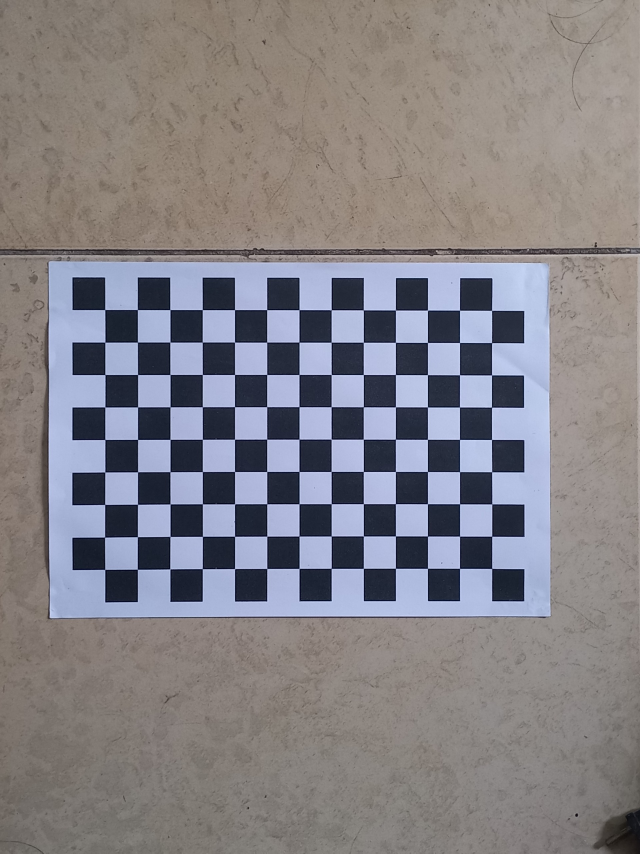
#> input picture source/calib/2.jpg, 1920 x 2560 px, found by its file name (shown at 1/3 size)
$ jupyter execute calibration.ipynb
#> lines starting #> are read from the running program, lines starting #| are printed output that depends on the picture; after the words box and inside, x2 and y2 are one past the last pixel; in counts of white or black regions, pixels touching at a corner belong together; long printed decimals are rounded
# Calibration

[cell 1]
import numpy as np
import cv2 as cv
import glob
import matplotlib.pyplot as plt
import sys

[cell 2]
img = cv.imread('C:\\Users\\ThuyLe\\Desktop\\Camera-Calibration-Release\\Camera-Calibration-Release\\calib\\2.jpg')
#> img is the input picture: shape (2560, 1920, 3); mean B, G, R 133.5, 129.3, 132.5

[cell 3]
plt.figure()
plt.imshow(cv.cvtColor(img, cv.COLOR_BGR2RGB))
plt.title('Background')
plt.show()

## 1. Tính toán các hệ số của máy ảnh

[cell 4]
criteria = (cv.TERM_CRITERIA_EPS + cv.TERM_CRITERIA_MAX_ITER, 30, 0.001)
# cv.TERM_CRITERIA_EPS: Kết thúc sau một số lượng lặp với sai số (epsilon) đã được đặt.
# cv.TERM_CRITERIA_MAX_ITER: Kết thúc sau một số lượng lặp tối đa.
# 30: Số lượng lặp tối đa.
# 0.001: Sai số (epsilon) cho việc dừng.
objp = np.zeros((9*13,3), np.float32)
objp[:,:2] = np.mgrid[0:8:9j,0:12:13j].T.reshape(-1,2)
size_of_chessboard_squares_mm = 17.5
objp = objp * size_of_chessboard_squares_mm

objpoints = [] # Điểm tọa độ 3D
imgpoints = [] # Điểm ảnh
images = glob.glob('C:\\Users\\ThuyLe\\Desktop\\Camera-Calibration-Release\\Camera-Calibration-Release\\calib\\2.jpg')
for fname in images:
    img = cv.imread(fname)
    gray = cv.cvtColor(img, cv.COLOR_BGR2GRAY)
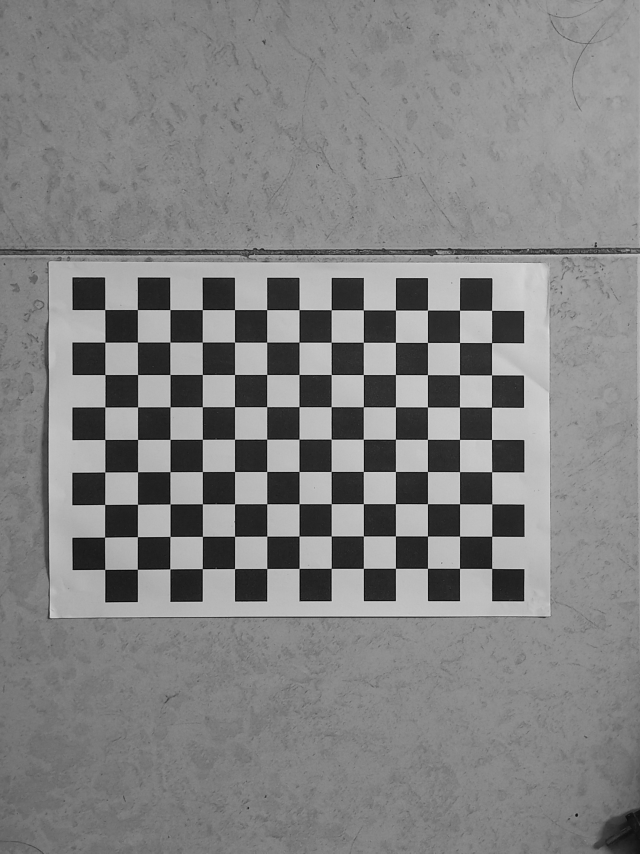
#> gray: shape (2560, 1920) (shown at 1/3 size); min 2, max 231, mean 130.8
    # Tìm các góc trên chessboard
    ret, corners = cv.findChessboardCorners(gray, (9,13), None)
#> ret = True; corners = 117 rows, first 8: [1475.6, 931.9], [1476.1, 1028.8], [1475.6, 1125.8], [1476.1, 1222.7], [1475.7, 1319.3], [1475.6, 1416.6], [1476.8, 1512.8], [1476.4, 1609.5]

    if ret == True:
        objpoints.append(objp)
        corners2 = cv.cornerSubPix(gray,corners, (11,11), (-1,-1), criteria) # làm mịn các góc
#> corners2 = 117 rows, first 8: [1475.9, 932], [1475.9, 1028.7], [1475.8, 1125.7], [1475.7, 1222.4], [1475.7, 1319.3], [1476.1, 1416.3], [1476.6, 1512.7], [1476.3, 1609.5]
        imgpoints.append(corners2)

        cv.drawChessboardCorners(img, (9,13), corners2, ret)
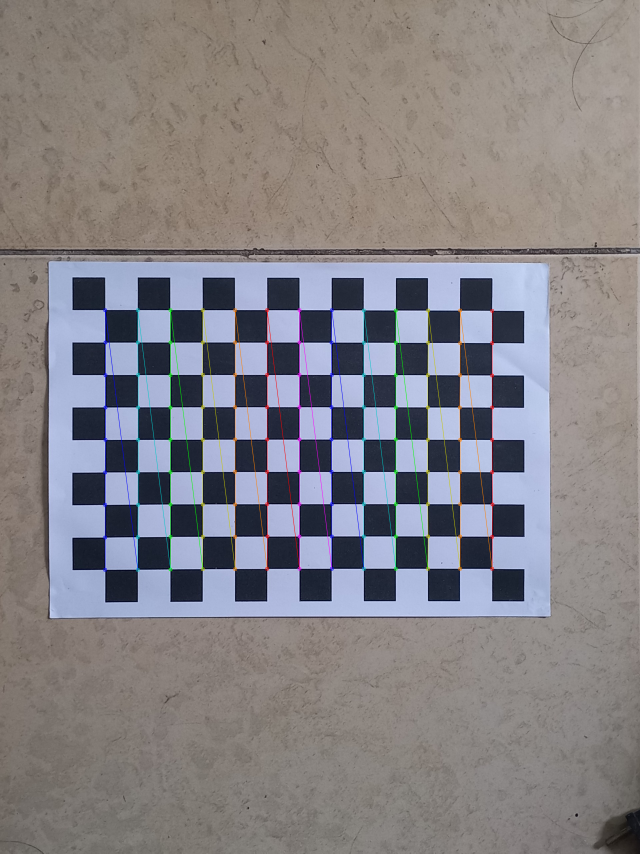
#> img: shape (2560, 1920, 3) (shown at 1/3 size); mean B, G, R 133.2, 129.4, 132.6
        #cv.drawChessboardCorners(img, (9,13), corners2, patternWasFound=True)
        plt.figure()
        plt.imshow(cv.cvtColor(img, cv.COLOR_BGR2RGB))
        plt.title('Corners')
        plt.show()

[cell 5]
ret, mtx, dist, rvecs, tvecs = cv.calibrateCamera(objpoints, imgpoints, gray.shape[::-1], None, None)
#> ret = 0.334; mtx = [[13408.8, 0, 982.7], [0, 13519.5, 1245.9], [0, 0, 1]]; dist = [[-0.436, 397.4, 0.0328, -0.0275, 2.16]]; rvecs = ([0.0746, -0.0592, 1.57],); tvecs = ([89.64, -56.69, 2426.1],)
print("camera matrix: ")
print(mtx)
#| [[1.34087794e+04 0.00000000e+00 9.82726585e+02]
#|  [0.00000000e+00 1.35195477e+04 1.24586649e+03]
#|  [0.00000000e+00 0.00000000e+00 1.00000000e+00]]
print("distortion: ")
print(dist)
#| [[-4.35541818e-01  3.97425452e+02  3.28134994e-02 -2.74690223e-02
#|    2.15905808e+00]]
print("rvecs: ")
print(rvecs)
#| (array([[ 0.07457],
#|        [-0.05924],
#|        [ 1.570]]),)
print("tvecs: ")
print(tvecs)
#| (array([[  89.643 ],
#|        [ -56.689],
#|        [2426.137]]),)

## 2. Tính góc quay theta từ vector quay R

[cell 6]
def rodrigues_vec_to_rotation_mat(rodrigues_vec):
    #tính góc quay theta từ vector quay R
    theta = np.linalg.norm(rodrigues_vec)
#> theta = 1.57
    if theta < sys.float_info.epsilon:
        rotation_mat = np.eye(3, dtype=float) # góc quay = 0 thì lấy ma trận đơn vị
    else:
        r = rodrigues_vec / theta # chuẩn hóa vecto quay R để lấy trục quay r
#> r = [0.0474, -0.0377, 0.998]
        I = np.eye(3, dtype=float) # ma trận đơn vị
        r_rT = np.array([
            [r[0]*r[0], r[0]*r[1], r[0]*r[2]],
            [r[1]*r[0], r[1]*r[1], r[1]*r[2]],
            [r[2]*r[0], r[2]*r[1], r[2]*r[2]]
        ]).reshape(3,3)
#> r_rT = [[0.00225, -0.00179, 0.0473], [-0.00179, 0.00142, -0.0376], [0.0473, -0.0376, 0.996]]
        r_cross = np.array([
            [0*r[0], -r[2], r[1]],
            [r[2], 0*r[0], -r[0]],
            [-r[1], r[0], 0*r[0]]
        ]).reshape(3,3)
#> r_cross = [[0, -0.998, -0.0377], [0.998, 0, -0.0474], [0.0377, 0.0474, 0]]
        print(I.shape, r.shape, r_rT.shape, r_cross.shape)
#| (3, 3) (3, 1) (3, 3) (3, 3)
        rotation_mat = np.cos(theta) * I + (1 - np.cos(theta)) * r_rT + np.sin(theta) * r_cross
#> rotation_mat = [[0.000348, -1, 0.00976], [0.996, -0.000483, -0.0851], [0.0851, 0.00975, 0.996]]
    return rotation_mat

## ma trận xoay R

[cell 7]
rotation = rodrigues_vec_to_rotation_mat(rvecs[0])
#> rotation has the same summary as rotation_mat in rodrigues_vec_to_rotation_mat
print('Ma trận xoay R: ')
print(rotation)
#| [[ 3.47825105e-04 -9.99952356e-01  9.75525344e-03]
#|  [ 9.96373636e-01 -4.83478453e-04 -8.50843279e-02]
#|  [ 8.50849906e-02  9.74947181e-03  9.96325997e-01]]

## 3. Test cường độ màu sắc trên từng khu vực image để tìm ra khoảng của object

[cell 8]
import cv2
import numpy as np

# Đọc ảnh
image = cv2.imread('data_input\9.jpg')
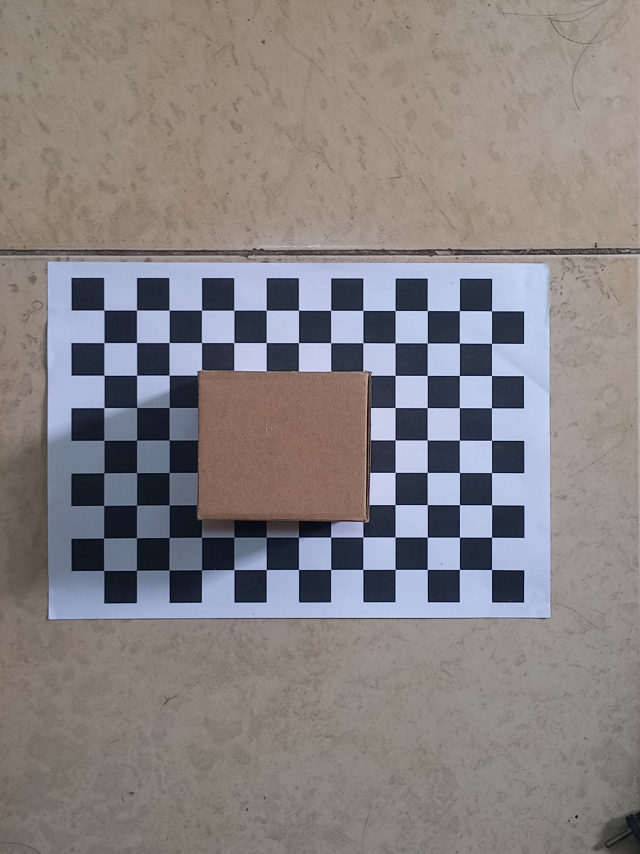
#> input picture source/data_input/9.jpg, 1920 x 2560 px, found by its file name (shown at 1/3 size)
#> image is the input picture: shape (2560, 1920, 3); mean B, G, R 130.1, 129.5, 134.9
x, y, w, h = 600, 1300, 400, 400

# Trích xuất vùng quan tâm từ ma trận màu
object_region = image[y:y+h, x:x+w]
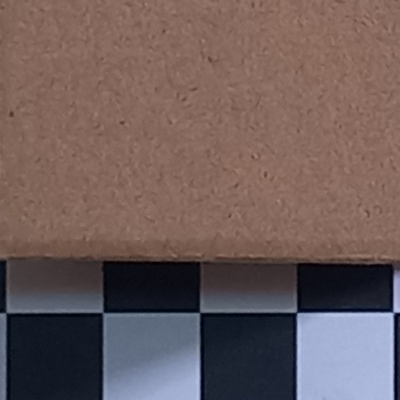
#> object_region: shape (400, 400, 3); mean B, G, R 91.1, 92.7, 110.2
plt.imshow(cv2.cvtColor(object_region, cv2.COLOR_BGR2RGB))
plt.title('Object Region')
plt.show()
# Hiển thị ma trận màu của vùng quan tâm
print("Color Matrix of the Object Region:")
print(object_region)
#> (printed output is left out)
# Hiển thị ma trận màu của ảnh
print("Color Matrix of the Image:")
print(image)
#> (printed output is left out)

## Bounding Box and find Center object

[cell 9]
import cv2
import numpy as np
import matplotlib.pyplot as plt

# Đọc ảnh
image = cv2.imread('data_input\9.jpg')

# Ngưỡng màu để xác định vật trên bàn cờ, được chọn phụ thuộc vào màu của vật đã được tính toán ở trên
lower_threshold = np.array([70, 80, 110], dtype=np.uint8)
upper_threshold = np.array([100, 120, 140], dtype=np.uint8)

# Tạo mask
mask = cv2.inRange(image, lower_threshold, upper_threshold)
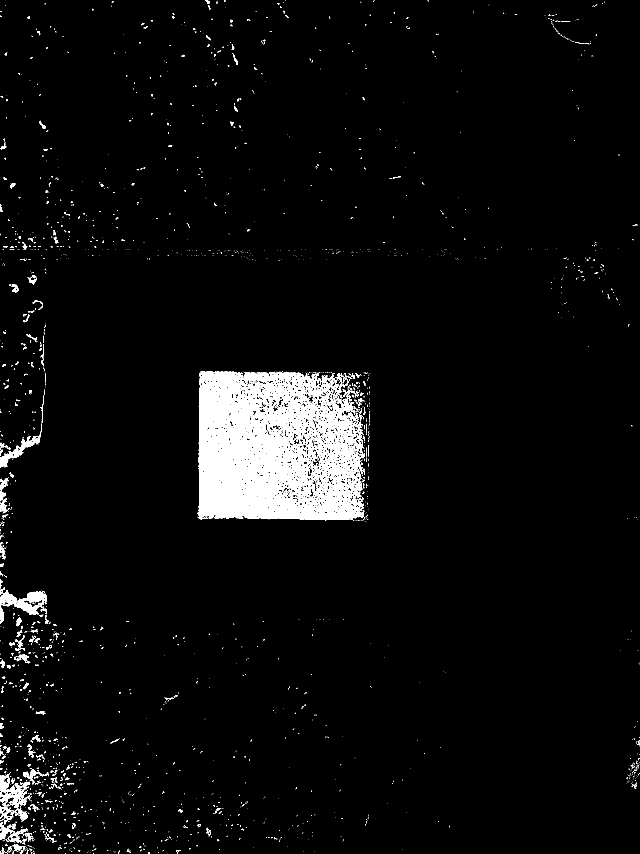
#> mask: shape (2560, 1920) (shown at 1/3 size); 4.2% white; 2368 white regions (2090 under 20 px)

# Tìm contours trong mask
contours, _ = cv2.findContours(mask, cv2.RETR_EXTERNAL, cv2.CHAIN_APPROX_SIMPLE)
#> contours = 2318 contours, 2145 with area under 20; largest, box (x1, y1, x2, y2) and area: (593, 1114, 1093, 1562) 199966, (0, 1770, 141, 1872) 4786, (0, 2345, 93, 2424) 3280, (0, 1270, 126, 1403) 2598, (0, 2467, 83, 2530) 1690

# Tìm bounding box có diện tích lớn nhất
max_area = 0
max_box = None
for cnt in contours:
    area = cv2.contourArea(cnt)
    if area > max_area:
        max_area = area
        max_box = cv2.boundingRect(cnt)
#> this loop made 2318 passes
#> (area, max_area, max_box) on passes 35, 81, 94, 274, 518, 1098, 1470: (33.5, 33.5, (529, 2550, 14, 10)), (118.5, 118.5, (21, 2538, 14, 19)), (258, 258, (38, 2533, 38, 22)), (1690, 1690, (0, 2467, 83, 63)), (3280.5, 3280.5, (0, 2345, 93, 79)), (4786.5, 4786.5, (0, 1770, 141, 102)), (199965.5, 199965.5, (593, 1114, 500, 448))
#> after the loop, max_area = 199965.5
center_point = []
if max_box is not None:
    x, y, w, h = max_box
#> x = 593; y = 1114; w = 500; h = 448

    # Tính tâm của bounding box
    center_x = x + w // 2
#> center_x = 843
    center_y = y + h // 2
#> center_y = 1338
    print(f'Tâm của vật có tọa độ pixel: ({center_x}, {center_y})')
#| Tâm của vật có tọa độ pixel: (843, 1338)
    center_point = np.array([center_x, center_y, 1])
#> center_point = [843, 1338, 1]
    # Vẽ bounding box và tâm lên ảnh
    image_with_max_bounding_box = cv2.rectangle(image.copy(), (x, y), (x + w, y + h), (0, 255, 0), 2)
    image_with_center = cv2.circle(image_with_max_bounding_box, (center_x, center_y), 10, (0, 0, 255), -1)

    # Hiển thị ảnh với bounding box và tâm
    plt.imshow(cv2.cvtColor(image_with_center, cv2.COLOR_BGR2RGB))
    plt.title('Bounding Box Object')
    plt.show()
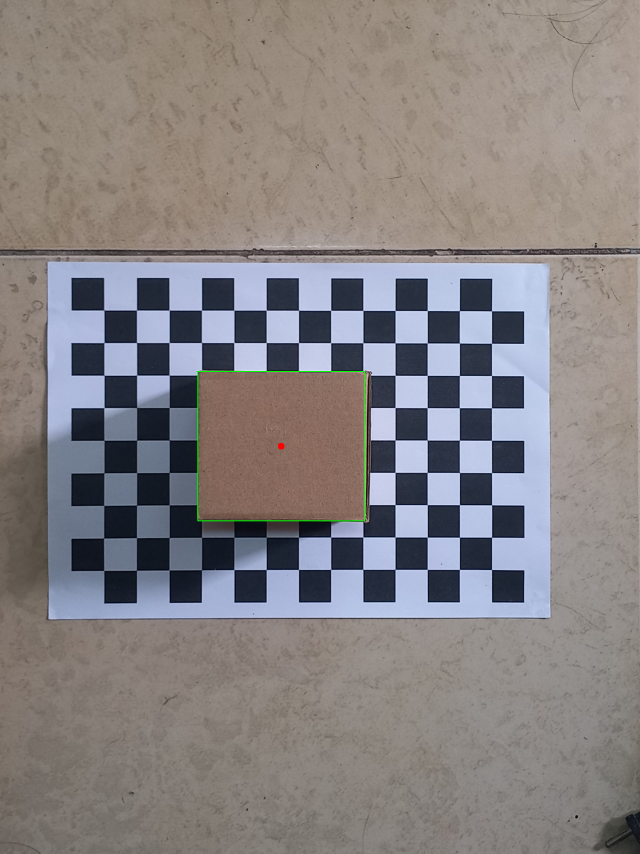
#> shown: shape (2560, 1920, 3) (shown at 1/3 size); mean R, G, B 134.8, 129.7, 130

[cell 10]
print(center_point)
#| [ 843 1338    1]

### convert cách 1

[cell 11]
# Tính ma trận nghịch đảo của ma trận camera (Ma trận camera được chuyển đổi từ hệ tọa độ thế giới thực sang tọa độ ảnh)
# mtx là ma trận thông số của camera
inv_mtx = np.linalg.inv(mtx) # tính ma trận nghịch đảo để tìm ra ma tọa độ hệ camera
#> inv_mtx = [[7.46e-05, 0, -0.0733], [0, 7.4e-05, -0.0922], [0, 0, 1]]
inv_R = np.linalg.inv(rotation) # ma trận nghịch đảo của ma trận R
#> inv_R = [[0.000348, 0.996, 0.0851], [-1, -0.000483, 0.00975], [0.00976, -0.0851, 0.996]]
# Convert image point to normalized coordinates
xyz_camera = inv_mtx.dot(center_point.T.reshape(3,1))
#> xyz_camera = [-0.0104, 0.00681, 1]
print(xyz_camera)
#| [[-0.01042]
#|  [ 0.006815]
#|  [ 1.        ]]
# .dot: thực hiện phép nhân ma trận để tìm hệ tọa độ vật ở camera: mtx^-1 . [u v 1]^T
# biến đổi tọa độ pixcel của điểm center từ image sang tọa độ camera
# Tọa độ của vật trên hệ thực được tính thông qua công thức: Xc = R.Xw + t --> Xw = R^-1. (Xc - t)
xyz_c2 = xyz_camera - tvecs[0] #tvecs[0] là vector tịnh tieesn trong camera
#> xyz_c2 = [-89.65, 56.7, -2425.1]
xyz_real = inv_R.dot(xyz_c2) # tọa độ thực của ảnh
#> xyz_real = [-149.9, 65.98, -2421.9]
print('vecto tịnh tiến của camera: ', tvecs[0])
#| vecto tịnh tiến của camera:  [[  89.643 ]
#|  [ -56.689]
#|  [2426.137]]
print('Ma trận nghịch đảo của ma trận thông số nội tại: ')
print(inv_mtx)
#| [[ 7.45780035e-05  0.00000000e+00 -7.32897866e-02]
#|  [ 0.00000000e+00  7.39669714e-05 -9.21529707e-02]
#|  [ 0.00000000e+00  0.00000000e+00  1.00000000e+00]]
print('Ma trận nghịch đảo của ma trận xoay R: ')
print(inv_R)
#| [[ 3.47825105e-04  9.96373636e-01  8.50849906e-02]
#|  [-9.99952356e-01 -4.83478453e-04  9.74947181e-03]
#|  [ 9.75525344e-03 -8.50843279e-02  9.96325997e-01]]
print('xyz_camera', xyz_camera)
#| xyz_camera [[-0.01042]
#|  [ 0.006815]
#|  [ 1.        ]]
print('tvec[0]: ', tvecs[0])
#| tvec[0]:  [[  89.643 ]
#|  [ -56.689]
#|  [2426.137]]
print('Tọa_c2: ', xyz_c2)
#| Tọa_c2:  [[  -89.654]
#|  [   56.696]
#|  [-2425.137]]
print("Real-world coordinates (x, y, z=3):", xyz_real)
#| Real-world coordinates (x, y, z=3): [[ -149.884]
#|  [   65.978]
#|  [-2421.926]]

### Convert cách 2 (ứng dụng đc cho trường hợp ngược lại)

[cell 12]
# [8 lines of commented-out code are left out]
M_ext = np.hstack((rotation, tvecs[0].reshape(-1,1)))
#> M_ext = [[0.000348, -1, 0.00976, 89.64], [0.996, -0.000483, -0.0851, -56.69], [0.0851, 0.00975, 0.996, 2426.1]]
new_row = np.array([0, 0, 0, 1])
M_ext = np.vstack((M_ext, new_row))
#> M_ext = [[0.000348, -1, 0.00976, 89.64], [0.996, -0.000483, -0.0851, -56.69], [0.0851, 0.00975, 0.996, 2426.1], [0, 0, 0, 1]]
print('Ma trận ngoài camera nhưng được đồng nhất: ')
print(M_ext)
#| [[ 3.47825105e-04 -9.99952356e-01  9.75525344e-03  8.96432025e+01]
#|  [ 9.96373636e-01 -4.83478453e-04 -8.50843279e-02 -5.66887263e+01]
#|  [ 8.50849906e-02  9.74947181e-03  9.96325997e-01  2.42613723e+03]
#|  [ 0.00000000e+00  0.00000000e+00  0.00000000e+00  1.00000000e+00]]

[cell 13]
# tính Xw = M_ext^-1.dot(X_camera)
Rotation_convert = np.linalg.inv(M_ext)
#> Rotation_convert = [[0.000348, 0.996, 0.0851, -150], [-1, -0.000483, 0.00975, 65.96], [0.00976, -0.0851, 0.996, -2422.9], [0, 0, 0, 1]]
print(Rotation_convert.shape)
#| (4, 4)
new_row_1 = np.array([1])
xyz_camera_new = np.vstack((xyz_camera, new_row_1)) # đồngg nhất
#> xyz_camera_new = [-0.0104, 0.00681, 1, 1]
print(xyz_camera_new)
#| [[-0.01042]
#|  [ 0.006815]
#|  [ 1.        ]
#|  [ 1.        ]]
X_world = Rotation_convert.dot(xyz_camera_new)
#> X_world = [-149.9, 65.98, -2421.9, 1]
print('Ma trận tọa độ thực của vật: ')
print(X_world)
#| [[-1.49884019e+02]
#|  [ 6.59781335e+01]
#|  [-2.42192576e+03]
#|  [ 1.00000000e+00]]

[cell 14]
row_to_remove = 3
object_real = np.delete(X_world, row_to_remove, axis=0)
#> object_real = [-149.9, 65.98, -2421.9]
#object_real /= object_real[2,0]

print(object_real)
#| [[ -149.884]
#|  [   65.978]
#|  [-2421.926]]

## Lưu Ma trận nội và ngoại vi của camera

[cell 15]
import numpy as np
mtx_matrix = mtx
#> mtx_matrix has the same summary as mtx
file_path = './output/mtx.npy'
np.save(file_path, mtx_matrix)
print(f"Ma trận đã được lưu vào {file_path}")

### Intrinsic Matrix K

[cell 16]
import numpy as np
file_path = './output/mtx.npy'
extrinsic_params = np.load(file_path)
print("mtx :")
print(extrinsic_params)

### Extrinsic Matric R|t

[cell 17]
import numpy as np
M_ext_matrix = np.hstack((rotation, tvecs[0].reshape(-1,1)))
#> M_ext_matrix = [[0.000348, -1, 0.00976, 89.64], [0.996, -0.000483, -0.0851, -56.69], [0.0851, 0.00975, 0.996, 2426.1]]
M_ext_matrix = M_ext_matrix
file_path = './output/M_ext.npy'
np.save(file_path, M_ext_matrix)
print(f"Ma trận đã được lưu vào {file_path}")
